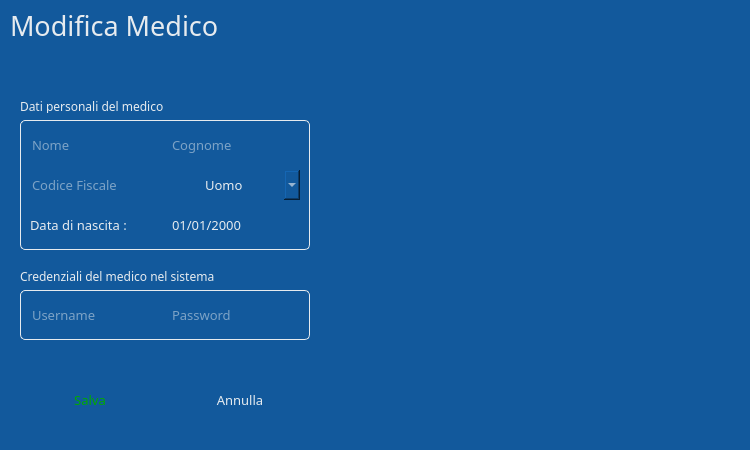
<?xml version="1.0" encoding="UTF-8"?>
<ui version="4.0">
 <class>ProntoSoccorso</class>
 <widget class="QWidget" name="ProntoSoccorso">
  <property name="geometry">
   <rect>
    <x>0</x>
    <y>0</y>
    <width>750</width>
    <height>450</height>
   </rect>
  </property>
  <property name="minimumSize">
   <size>
    <width>750</width>
    <height>450</height>
   </size>
  </property>
  <property name="maximumSize">
   <size>
    <width>750</width>
    <height>450</height>
   </size>
  </property>
  <property name="windowTitle">
   <string>Form</string>
  </property>
  <property name="styleSheet">
   <string notr="true">background-color: rgb(18, 89, 156);</string>
  </property>
  <widget class="QLabel" name="InformazioniProfilo">
   <property name="geometry">
    <rect>
     <x>10</x>
     <y>5</y>
     <width>730</width>
     <height>40</height>
    </rect>
   </property>
   <property name="font">
    <font>
     <family>Montserrat SemiBold</family>
     <pointsize>20</pointsize>
     <weight>50</weight>
     <bold>false</bold>
    </font>
   </property>
   <property name="styleSheet">
    <string notr="true">color: rgb(230, 235, 239);</string>
   </property>
   <property name="text">
    <string>Modifica Medico</string>
   </property>
   <property name="wordWrap">
    <bool>false</bool>
   </property>
  </widget>
  <widget class="QLineEdit" name="LineEdit_Nome">
   <property name="geometry">
    <rect>
     <x>30</x>
     <y>130</y>
     <width>130</width>
     <height>30</height>
    </rect>
   </property>
   <property name="sizePolicy">
    <sizepolicy hsizetype="Fixed" vsizetype="Fixed">
     <horstretch>0</horstretch>
     <verstretch>0</verstretch>
    </sizepolicy>
   </property>
   <property name="font">
    <font>
     <family>Montserrat Medium</family>
     <pointsize>10</pointsize>
    </font>
   </property>
   <property name="styleSheet">
    <string notr="true">QLineEdit {
background-color: rgb(18, 89, 156);
	color: rgb(230, 235, 239);
border: 0px solid black;
border-radius: 6px;

}
                            
QLineEdit:focus {
border: 1px solid rgb(230, 235, 239);
}</string>
   </property>
   <property name="maxLength">
    <number>30</number>
   </property>
   <property name="frame">
    <bool>true</bool>
   </property>
   <property name="dragEnabled">
    <bool>false</bool>
   </property>
   <property name="readOnly">
    <bool>false</bool>
   </property>
   <property name="placeholderText">
    <string notr="true">Nome</string>
   </property>
   <property name="clearButtonEnabled">
    <bool>true</bool>
   </property>
  </widget>
  <widget class="QLineEdit" name="LineEdit_Cognome">
   <property name="geometry">
    <rect>
     <x>170</x>
     <y>130</y>
     <width>130</width>
     <height>30</height>
    </rect>
   </property>
   <property name="sizePolicy">
    <sizepolicy hsizetype="Fixed" vsizetype="Fixed">
     <horstretch>0</horstretch>
     <verstretch>0</verstretch>
    </sizepolicy>
   </property>
   <property name="font">
    <font>
     <family>Montserrat Medium</family>
     <pointsize>10</pointsize>
    </font>
   </property>
   <property name="styleSheet">
    <string notr="true">QLineEdit {
background-color: rgb(18, 89, 156);
	color: rgb(230, 235, 239);
border: 0px solid black;
border-radius: 6px;

}
                            
QLineEdit:focus {
border: 1px solid rgb(230, 235, 239);
}</string>
   </property>
   <property name="text">
    <string/>
   </property>
   <property name="maxLength">
    <number>30</number>
   </property>
   <property name="frame">
    <bool>true</bool>
   </property>
   <property name="dragEnabled">
    <bool>false</bool>
   </property>
   <property name="readOnly">
    <bool>false</bool>
   </property>
   <property name="placeholderText">
    <string notr="true">Cognome</string>
   </property>
   <property name="clearButtonEnabled">
    <bool>true</bool>
   </property>
  </widget>
  <widget class="QLineEdit" name="LineEdit_CodiceFiscale">
   <property name="geometry">
    <rect>
     <x>30</x>
     <y>170</y>
     <width>160</width>
     <height>30</height>
    </rect>
   </property>
   <property name="sizePolicy">
    <sizepolicy hsizetype="Fixed" vsizetype="Fixed">
     <horstretch>0</horstretch>
     <verstretch>0</verstretch>
    </sizepolicy>
   </property>
   <property name="font">
    <font>
     <family>Montserrat Medium</family>
     <pointsize>10</pointsize>
    </font>
   </property>
   <property name="styleSheet">
    <string notr="true">QLineEdit {
background-color: rgb(18, 89, 156);
	color: rgb(230, 235, 239);
border: 0px solid black;
border-radius: 6px;

}
                            
QLineEdit:focus {
border: 1px solid rgb(230, 235, 239);
}</string>
   </property>
   <property name="inputMethodHints">
    <set>Qt::ImhNone</set>
   </property>
   <property name="inputMask">
    <string notr="true"/>
   </property>
   <property name="text">
    <string/>
   </property>
   <property name="maxLength">
    <number>16</number>
   </property>
   <property name="frame">
    <bool>true</bool>
   </property>
   <property name="dragEnabled">
    <bool>false</bool>
   </property>
   <property name="readOnly">
    <bool>false</bool>
   </property>
   <property name="placeholderText">
    <string notr="true">Codice Fiscale</string>
   </property>
   <property name="clearButtonEnabled">
    <bool>true</bool>
   </property>
  </widget>
  <widget class="QLineEdit" name="LineEdit_Username">
   <property name="geometry">
    <rect>
     <x>30</x>
     <y>300</y>
     <width>130</width>
     <height>30</height>
    </rect>
   </property>
   <property name="sizePolicy">
    <sizepolicy hsizetype="Fixed" vsizetype="Fixed">
     <horstretch>0</horstretch>
     <verstretch>0</verstretch>
    </sizepolicy>
   </property>
   <property name="font">
    <font>
     <family>Montserrat Medium</family>
     <pointsize>10</pointsize>
    </font>
   </property>
   <property name="styleSheet">
    <string notr="true">QLineEdit {
background-color: rgb(18, 89, 156);
	color: rgb(230, 235, 239);
border: 0px solid black;
border-radius: 6px;

}
                            
QLineEdit:focus {
border: 1px solid rgb(230, 235, 239);
}</string>
   </property>
   <property name="maxLength">
    <number>30</number>
   </property>
   <property name="frame">
    <bool>true</bool>
   </property>
   <property name="echoMode">
    <enum>QLineEdit::Normal</enum>
   </property>
   <property name="dragEnabled">
    <bool>false</bool>
   </property>
   <property name="readOnly">
    <bool>false</bool>
   </property>
   <property name="placeholderText">
    <string notr="true">Username</string>
   </property>
   <property name="clearButtonEnabled">
    <bool>true</bool>
   </property>
  </widget>
  <widget class="QLineEdit" name="LineEdit_Password">
   <property name="geometry">
    <rect>
     <x>170</x>
     <y>300</y>
     <width>130</width>
     <height>30</height>
    </rect>
   </property>
   <property name="sizePolicy">
    <sizepolicy hsizetype="Fixed" vsizetype="Fixed">
     <horstretch>0</horstretch>
     <verstretch>0</verstretch>
    </sizepolicy>
   </property>
   <property name="font">
    <font>
     <family>Montserrat Medium</family>
     <pointsize>10</pointsize>
    </font>
   </property>
   <property name="styleSheet">
    <string notr="true">QLineEdit {
background-color: rgb(18, 89, 156);
	color: rgb(230, 235, 239);
border: 0px solid black;
border-radius: 6px;

}
                            
QLineEdit:focus {
border: 1px solid rgb(230, 235, 239);
}</string>
   </property>
   <property name="maxLength">
    <number>10</number>
   </property>
   <property name="frame">
    <bool>true</bool>
   </property>
   <property name="echoMode">
    <enum>QLineEdit::Normal</enum>
   </property>
   <property name="dragEnabled">
    <bool>false</bool>
   </property>
   <property name="readOnly">
    <bool>false</bool>
   </property>
   <property name="placeholderText">
    <string notr="true">Password</string>
   </property>
   <property name="clearButtonEnabled">
    <bool>true</bool>
   </property>
  </widget>
  <widget class="QPushButton" name="ButtonAnnulla">
   <property name="geometry">
    <rect>
     <x>170</x>
     <y>380</y>
     <width>140</width>
     <height>40</height>
    </rect>
   </property>
   <property name="font">
    <font>
     <family>Montserrat SemiBold</family>
     <pointsize>10</pointsize>
    </font>
   </property>
   <property name="cursor">
    <cursorShape>PointingHandCursor</cursorShape>
   </property>
   <property name="autoFillBackground">
    <bool>false</bool>
   </property>
   <property name="styleSheet">
    <string notr="true">QPushButton {
background-color: rgb(18, 89, 156);
	color: rgb(230, 235, 239);
border-radius: 10px;
}
QPushButton:hover {
background-color: rgb(15, 79, 139);
    }
</string>
   </property>
   <property name="text">
    <string>Annulla</string>
   </property>
   <property name="iconSize">
    <size>
     <width>16</width>
     <height>16</height>
    </size>
   </property>
  </widget>
  <widget class="QPushButton" name="ButtonSalva">
   <property name="geometry">
    <rect>
     <x>20</x>
     <y>380</y>
     <width>140</width>
     <height>40</height>
    </rect>
   </property>
   <property name="font">
    <font>
     <family>Montserrat SemiBold</family>
     <pointsize>10</pointsize>
     <weight>50</weight>
     <bold>false</bold>
    </font>
   </property>
   <property name="cursor">
    <cursorShape>PointingHandCursor</cursorShape>
   </property>
   <property name="mouseTracking">
    <bool>false</bool>
   </property>
   <property name="layoutDirection">
    <enum>Qt::LeftToRight</enum>
   </property>
   <property name="styleSheet">
    <string notr="true">QPushButton {
background-color: rgb(18, 89, 156);
	color: rgb(0, 170, 0);
border-radius: 10px;
}
QPushButton:hover {
background-color: rgb(15, 79, 139);
    }
</string>
   </property>
   <property name="text">
    <string>Salva</string>
   </property>
   <property name="iconSize">
    <size>
     <width>16</width>
     <height>16</height>
    </size>
   </property>
  </widget>
  <widget class="QLabel" name="LogoMedici">
   <property name="geometry">
    <rect>
     <x>450</x>
     <y>140</y>
     <width>200</width>
     <height>180</height>
    </rect>
   </property>
   <property name="text">
    <string/>
   </property>
   <property name="pixmap">
    <pixmap>../../../../../../MATERIALE/IconaMedico.png</pixmap>
   </property>
   <property name="scaledContents">
    <bool>true</bool>
   </property>
  </widget>
  <widget class="QDateEdit" name="dateEdit">
   <property name="geometry">
    <rect>
     <x>170</x>
     <y>210</y>
     <width>130</width>
     <height>30</height>
    </rect>
   </property>
   <property name="font">
    <font>
     <family>Montserrat Medium</family>
     <pointsize>10</pointsize>
    </font>
   </property>
   <property name="styleSheet">
    <string notr="true">QDateEdit {
background-color: rgb(18, 89, 156);
	color: rgb(230, 235, 239);
border: 0px solid black;
}
QDateEdit::up-button{
        width: 0px;
}
 QDateEdit::down-button {
width: 0px;
}
QDateEdit:focus{
border: 1px solid rgb(18, 89, 156);
}</string>
   </property>
   <property name="frame">
    <bool>true</bool>
   </property>
   <property name="displayFormat">
    <string>dd/MM/yyyy</string>
   </property>
   <property name="calendarPopup">
    <bool>false</bool>
   </property>
  </widget>
  <widget class="QLabel" name="label">
   <property name="geometry">
    <rect>
     <x>20</x>
     <y>100</y>
     <width>290</width>
     <height>13</height>
    </rect>
   </property>
   <property name="font">
    <font>
     <family>Montserrat SemiBold</family>
     <pointsize>9</pointsize>
    </font>
   </property>
   <property name="styleSheet">
    <string notr="true">color: rgb(230, 235, 239);</string>
   </property>
   <property name="text">
    <string>Dati personali del medico</string>
   </property>
  </widget>
  <widget class="QLabel" name="Sheda">
   <property name="geometry">
    <rect>
     <x>20</x>
     <y>120</y>
     <width>290</width>
     <height>130</height>
    </rect>
   </property>
   <property name="styleSheet">
    <string notr="true">background-color: rgb(18, 89, 156);
border: 1px solid rgb(230, 235, 239);
border-radius: 5px;
</string>
   </property>
   <property name="text">
    <string/>
   </property>
  </widget>
  <widget class="QLabel" name="Sheda_2">
   <property name="geometry">
    <rect>
     <x>20</x>
     <y>290</y>
     <width>290</width>
     <height>50</height>
    </rect>
   </property>
   <property name="styleSheet">
    <string notr="true">background-color: rgb(18, 89, 156);
border: 1px solid rgb(230, 235, 239);
border-radius: 5px;
</string>
   </property>
   <property name="text">
    <string/>
   </property>
  </widget>
  <widget class="QLabel" name="label_2">
   <property name="geometry">
    <rect>
     <x>20</x>
     <y>270</y>
     <width>290</width>
     <height>13</height>
    </rect>
   </property>
   <property name="font">
    <font>
     <family>Montserrat SemiBold</family>
     <pointsize>9</pointsize>
    </font>
   </property>
   <property name="styleSheet">
    <string notr="true">color: rgb(230, 235, 239);</string>
   </property>
   <property name="text">
    <string>Credenziali del medico nel sistema</string>
   </property>
  </widget>
  <widget class="QComboBox" name="comboBox">
   <property name="enabled">
    <bool>true</bool>
   </property>
   <property name="geometry">
    <rect>
     <x>200</x>
     <y>170</y>
     <width>100</width>
     <height>30</height>
    </rect>
   </property>
   <property name="font">
    <font>
     <family>Montserrat Medium</family>
     <pointsize>10</pointsize>
     <weight>50</weight>
     <bold>false</bold>
    </font>
   </property>
   <property name="cursor">
    <cursorShape>PointingHandCursor</cursorShape>
   </property>
   <property name="styleSheet">
    <string notr="true">QComboBox {
background-color: rgb(18, 89, 156);
	color: rgb(230, 235, 239);
border: 0px solid black;
border-radius: 6px;

}

QComboBox::drop-down {
image: url(:/FrecciaBianca/FrecciaBianca.png);
width: 20px; 
height: 20px;
padding: 5px;

}

QComboBox QAbstractItemView {
/* Personalizza il menu a discesa */
        /* Definire le altre proprietà di stile per il menu a discesa qui */

border-radius: 6px;
	color: rgb(230, 235, 239);
        
    }
</string>
   </property>
   <property name="editable">
    <bool>false</bool>
   </property>
   <property name="currentText">
    <string>Uomo</string>
   </property>
   <property name="currentIndex">
    <number>0</number>
   </property>
   <property name="maxVisibleItems">
    <number>3</number>
   </property>
   <property name="iconSize">
    <size>
     <width>14</width>
     <height>14</height>
    </size>
   </property>
   <property name="frame">
    <bool>true</bool>
   </property>
   <item>
    <property name="text">
     <string>Uomo</string>
    </property>
   </item>
   <item>
    <property name="text">
     <string>Donna</string>
    </property>
   </item>
   <item>
    <property name="text">
     <string>Altro...</string>
    </property>
   </item>
  </widget>
  <widget class="QLabel" name="label_3">
   <property name="geometry">
    <rect>
     <x>30</x>
     <y>210</y>
     <width>130</width>
     <height>30</height>
    </rect>
   </property>
   <property name="font">
    <font>
     <family>Montserrat Medium</family>
     <pointsize>10</pointsize>
    </font>
   </property>
   <property name="styleSheet">
    <string notr="true">background-color: rgb(18, 89, 156);
color: rgb(230, 235, 239);

border-radius: 6px;
   

</string>
   </property>
   <property name="text">
    <string>Data di nascita :</string>
   </property>
  </widget>
  <zorder>Sheda_2</zorder>
  <zorder>Sheda</zorder>
  <zorder>LogoMedici</zorder>
  <zorder>InformazioniProfilo</zorder>
  <zorder>LineEdit_Nome</zorder>
  <zorder>LineEdit_CodiceFiscale</zorder>
  <zorder>LineEdit_Cognome</zorder>
  <zorder>LineEdit_Username</zorder>
  <zorder>LineEdit_Password</zorder>
  <zorder>ButtonAnnulla</zorder>
  <zorder>ButtonSalva</zorder>
  <zorder>dateEdit</zorder>
  <zorder>label</zorder>
  <zorder>label_2</zorder>
  <zorder>comboBox</zorder>
  <zorder>label_3</zorder>
 </widget>
 <resources>
  <include location="../../../../../../MATERIALE/asca.qrc"/>
 </resources>
 <connections/>
</ui>
